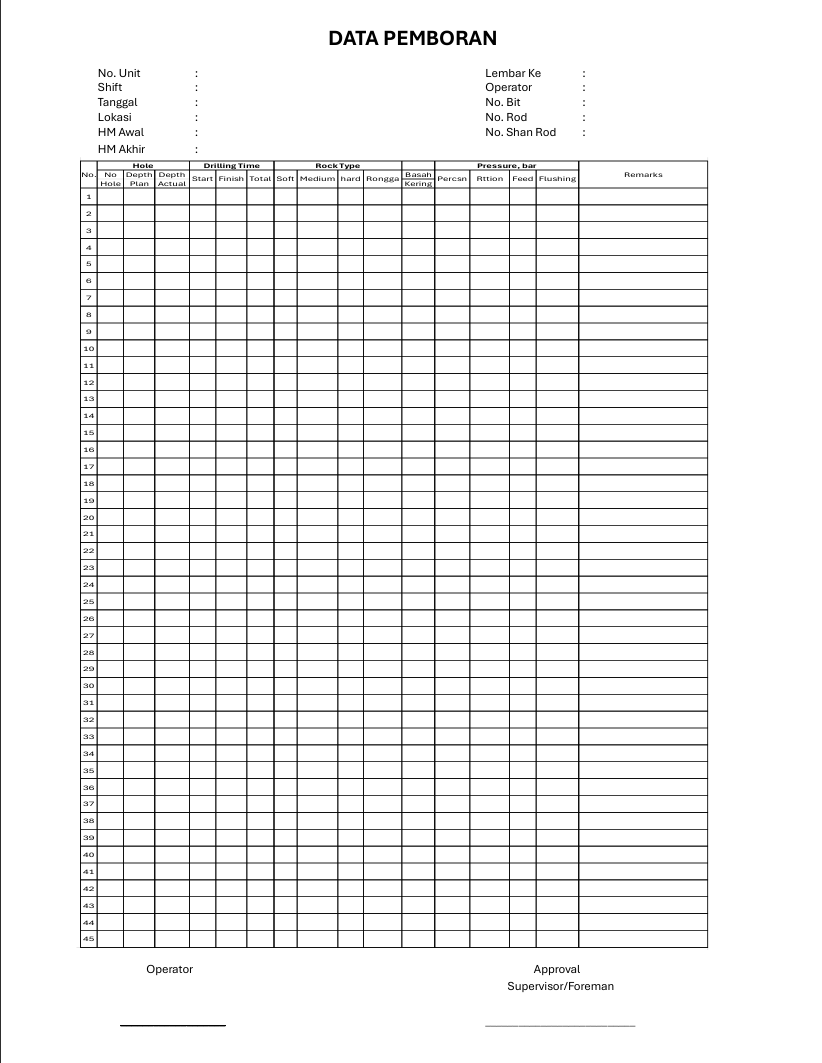
#> input picture image.png, 822 x 1063 px
$ python find_raw_coord.py
#> lines starting #> are read from the running program, lines starting #| are printed output that depends on the picture
import cv2
import os

# === Step 1: Load Image ===
image_path = r"image.png"  # 🔁 Change if needed

if not os.path.exists(image_path):
    print("❌ Image path not found!")
    exit()

original = cv2.imread(image_path)
#> original is the input picture: shape (1063, 822, 3); min 0, max 255, mean 240.8
if original is None:
    print("❌ Failed to load image. Format issue?")
    exit()

# === Step 2: Resize for Display ===
scale_percent = 50  # Display size (%)
width = int(original.shape[1] * scale_percent / 100)
#> width = 411
height = int(original.shape[0] * scale_percent / 100)
#> height = 531
display = cv2.resize(original, (width, height))
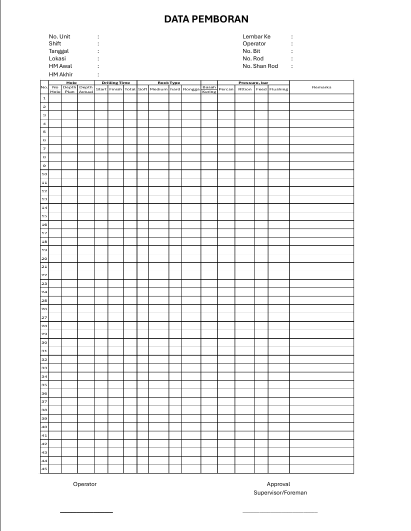
#> display: shape (531, 411, 3); min 0, max 255, mean 240.8
clone = display.copy()

# === Step 3: Variables ===
rectangles = []
drawing = False
ix, iy = -1, -1
question_number = 1
option_index = 0
options = ["HOLE", "DEPTH PLANT", "DEPTH ACTUAL", "START", "FINISH", "TOTAL", "SOFT", "MEDIUM",
           "HARD", "RONGGA", "BASAH/KERING", "PERCSN", "RITTION", "FEED","FLUSHING","REMARKS"]
output_file = 'roll_coordinates2.txt'

# Clear previous output
open(output_file, 'w').close()

# === Step 4: Mouse Callback ===
def draw_rectangle(event, x, y, flags, param):
    global ix, iy, drawing, display, question_number, option_index

    if event == cv2.EVENT_LBUTTONDOWN:
        drawing = True
        ix, iy = x, y

    elif event == cv2.EVENT_LBUTTONUP:
        drawing = False
        cv2.rectangle(display, (ix, iy), (x, y), (0, 255, 0), 2)
        label = f'Q{question_number}{options[option_index]}'
        cv2.putText(display, label, (ix, iy - 10), cv2.FONT_HERSHEY_SIMPLEX, 0.5, (255, 0, 0), 1)

        # Convert to original scale
        x1_scaled = int(ix * 100 / scale_percent)
        y1_scaled = int(iy * 100 / scale_percent)
        x2_scaled = int(x * 100 / scale_percent)
        y2_scaled = int(y * 100 / scale_percent)

        rectangles.append((label, x1_scaled, y1_scaled, x2_scaled, y2_scaled))
        print(f'{label}: ({x1_scaled}, {y1_scaled}) to ({x2_scaled}, {y2_scaled})')

        with open(output_file, 'a') as f:
            f.write(f'{label}: ({x1_scaled}, {y1_scaled}) to ({x2_scaled}, {y2_scaled})\n')

        option_index += 1
        if option_index >= 16:
            option_index = 0
            question_number += 1

# === Step 5: Show Window and Controls ===
cv2.namedWindow('OMR Sheet', cv2.WINDOW_NORMAL)
cv2.resizeWindow('OMR Sheet', 1000, 800)
cv2.setMouseCallback('OMR Sheet', draw_rectangle)

print("🖱️  Draw rectangles with mouse.")
print("🔁  Press 'r' to reset")
print("🗑️  Press 'd' to delete last rectangle")
print("✅  Press 'q' to quit and save")

while True:
    cv2.imshow('OMR Sheet', display)
    key = cv2.waitKey(1) & 0xFF
#> (key q is pressed here)

    if key == ord('r'):
        display = clone.copy()
        rectangles.clear()
        question_number = 1
        option_index = 0
        open(output_file, 'w').close()
        print("🔄 Reset complete.")

    elif key == ord('d'):
        if rectangles:
            # Remove last rectangle
            removed = rectangles.pop()
            print(f"🗑️  Removed {removed[0]}")
            # Update question/option counters
            option_index -= 1
            if option_index < 0:
                option_index = 3
                question_number -= 1
            # Redraw image
            display = clone.copy()
            for r in rectangles:
                label, x1, y1, x2, y2 = r
                # Convert to display scale
                x1_disp = int(x1 * scale_percent / 100)
                y1_disp = int(y1 * scale_percent / 100)
                x2_disp = int(x2 * scale_percent / 100)
                y2_disp = int(y2 * scale_percent / 100)
                cv2.rectangle(display, (x1_disp, y1_disp), (x2_disp, y2_disp), (0, 255, 0), 2)
                cv2.putText(display, label, (x1_disp, y1_disp - 10), cv2.FONT_HERSHEY_SIMPLEX, 0.5, (255, 0, 0), 1)
            # Rewrite file
            with open(output_file, 'w') as f:
                for r in rectangles:
                    f.write(f'{r[0]}: ({r[1]}, {r[2]}) to ({r[3]}, {r[4]})\n')
        else:
            print("⚠️  Nothing to delete.")

    elif key == ord('q'):
        print("✅ Done. Coordinates saved to:", output_file)
        break

cv2.destroyAllWindows()
